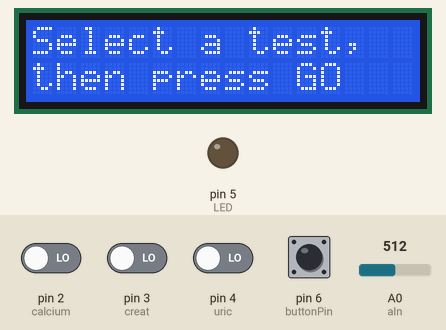
Simulated run of this sketch. Board: Arduino Uno, built with avr-gcc and run on an emulated ATmega328P. On the bench: 16×2 character LCD, output pins drawn as LEDs (lit = HIGH). The inputs (shaded band) are chosen by the test bench; at power-on: pin 2 (calcium), pin 3 (creat), pin 4 (uric), pin 6 (buttonPin) LOW, A0 (aIn) = 512.

Above: at 1.2 s.
1.3 s: pin 6 (buttonPin) pulled HIGH for 3.2 s
At 5.1 s:
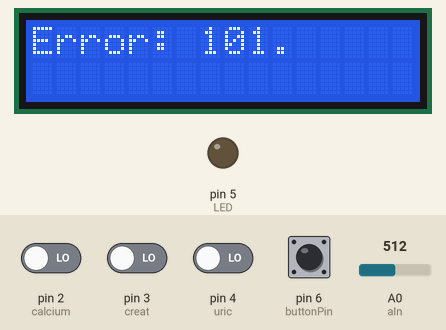
6.0 s: pin 6 (buttonPin) pulled HIGH for 0.15 s
At 7.7 s:
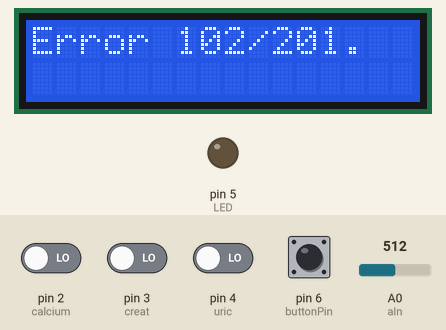
8.0 s: pin 6 (buttonPin) pulled HIGH for 1 s
At 9.9 s:
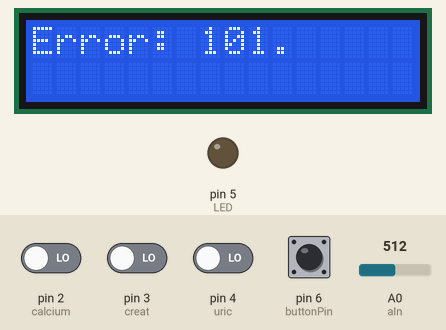
10.5 s: pin 2 (calcium) driven HIGH and pin 6 (buttonPin) driven HIGH
At 13.2 s:
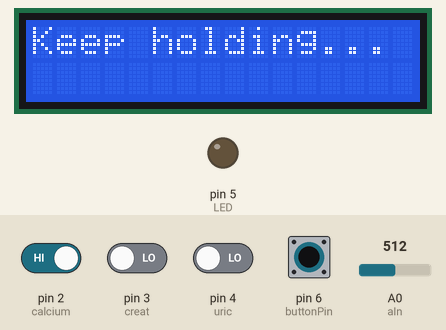
13.5 s: pin 6 (buttonPin) driven LOW
At 16.3 s:
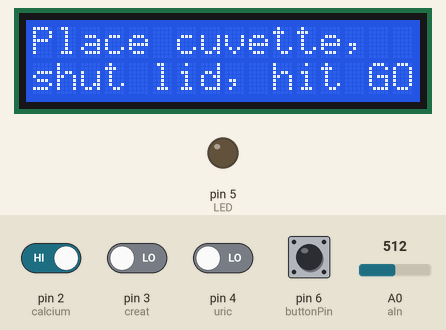
16.5 s: pin 6 (buttonPin) driven HIGH
At 18.2 s:
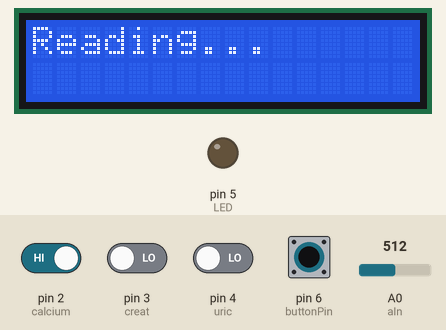
Timing chart, 0 to 36.5 s (numbered marks = the images above; inputs shaded):
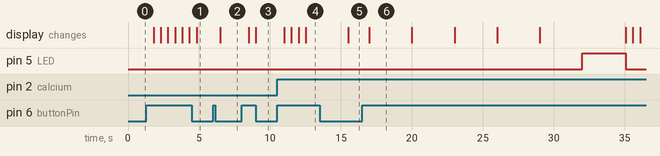

Measured:
- after the input at 1.3 s, the display: changes after 0.50 s (image 1)
- after the input at 6.0 s, the display: changes after 0.50 s (image 2)
- after the input at 8.0 s, the display: first changes after 0.51 s (image 3 shows a later state)
- after the input at 10.5 s, the display: first changes after 0.50 s (image 4 shows a later state)
- after the input at 13.5 s, the display: changes after 2.0 s (image 5)
- after the input at 16.5 s, pin 5 (LED): LOW → HIGH after 15.5 s, → LOW 3.1 s later; the display: changes after 0.50 s (image 6)

The sketch:

BME__402.ino
```cpp
/*
 * @author Tyler Bambrough
 * @author Jack O'Keefe
 *
*/

// constants won't change. They're used here to set pin numbers:
const int calcium = 2;
const int creat = 3;
const int uric = 4;
const int LED = 5;
const int buttonPin = 6;  // the number of the pushbutton pin
const int rs = 8, en = 9, d4 = 10, d5 = 11, d6 = 12, d7 = 13;


// variables will change:
int calciumState = 0;
int creatState = 0;
int uricState = 0;
int buttonState = 0;  // variable for reading the pushbutton status
int test = 0;  // variable for specifying which test is selected
double avg = 0.0;


//include the library code:
#include <LiquidCrystal.h>
// initialize the library by associating any needed LCD interface pin
// with the arduino pin number it is connected to
LiquidCrystal lcd(rs, en, d4, d5, d6, d7);

void setup() {
  // set up serial communication at 9600 bits per second (baud):
  Serial.begin(9600);
  // initialize the pushbutton pin as an input:
  pinMode(buttonPin, INPUT);
  // initialize the feedback at triple switch to determine which test
  // resistor is connected
  pinMode(calcium, INPUT);
  pinMode(creat, INPUT);
  pinMode(uric, INPUT);
  // initialize the LED pin as an output:
  pinMode(LED, OUTPUT);
  lcd.begin(16, 2);
}

void loop() {
  digitalWrite(LED, LOW);  // LED is off
  lcd.clear();
  lcd.print("Select a test,");
  lcd.setCursor(0,1);
  lcd.print("then press GO");
  waitForButton();

  test = whichTest();  // figure out which test is desired
  displayTestSelected();  // display selected test on screen
  waitForButton();

  if (test>0 && test == whichTest()) {  // checking for errors: if test never specified or if switch has been changed
    askIfMistakeMade();  // display option to start over in case wrong test selected
    if (!mistakeMade()) {  // if no mistake has been made
      lcd.clear();
      lcd.print("Place cuvette,");
      lcd.setCursor(0,1);
      lcd.print("shut lid, hit GO");
      waitForButton();
      dataAcquisition();  // obtain average voltage value from voltage divider
      // ensuring test has not been switched and no error in data collecting
      if (whichTest() == test && avg > 0.0) {
        measureConc();  // calculate calcium concentration from data
      }
      // display error: either the test selector was switched part way (third instance), or error in data acquisition (third instance)
      else {
        lcd.clear();
        lcd.print("Error 203/303.");
      }
      // Test fully completed, pressing button starts program over
    }
  }
  // display error: either the test selector not initialized, or test selector was switched part way
  else {
    lcd.clear();
    lcd.print("Error 102/201.");
  }
  waitForButton();
}

// Method that determines if button was pressed
// @return boolean that answers question: True or false, was the button pressed?
bool ok() {
  buttonState = digitalRead(buttonPin);  // read input from one end of switch
  // if the button is pressed then the circuit will be connected and the pin will read a voltage
  if (buttonState == HIGH) {
    return true;
  }
  // if the button is not pressed then the circuit will be open and the pin will not read a voltage
  else {
    return false;
  }
}

void waitForButton() {
  bool cont = false;
  while (!cont) {  // wait for button to be pressed
    cont = ok();
  }
  delay(500);  // delay for stability TODO: figure out shortest amount of time where this still works
}

// Method that determines which test has been selected
// @return integer that is specific to a test
int whichTest() {
  calciumState = digitalRead(calcium);
  creatState = digitalRead(creat);
  uricState = digitalRead(uric);
  // reads the input from the net before each specific resistor
  // nets that are at voltage have been selected
  if (calciumState == HIGH) {
    return 1;  // 1 is unique to calcium
  }
  else if (creatState == HIGH) {
    return 2;  // 2 is unique to creatinine
  }
  else if (uricState == HIGH) {
    return 3;  // 3 is unique to uric acid
  }
  else {
    return 0;  // do not assign test selector if error has occured
  }
}

// Method that displays on lcd screen which test has been selected
void displayTestSelected() {
  lcd.clear();
  // 1 is unique to the calcium test
  if (test == 1) {
    lcd.print("Calcium test");
    lcd.setCursor(0,1);
    lcd.print("selected.");
  }
  // 2 is unique to the creatinine test
  else if (test == 2) {
    lcd.print("Creatinine test");
    lcd.setCursor(0,1);
    lcd.print("selected.");
  }
  // 3 is unique to the uric acid test
  else if (test == 3) {
    lcd.print("Uric acid test");
    lcd.setCursor(0,1);
    lcd.print("selected.");
  }
  // display error: the test selector was not initialized (first instance)
  else {
    lcd.print("Error: 101.");
  }
}

// Method that displays instructions in case a mistake was made
void askIfMistakeMade() {
  // tell user to hold button to reset program
  lcd.clear();
  lcd.print("Hold GO to");
  lcd.setCursor(0,1);
  lcd.print("restart ");
  lcd.setCursor(7, 1);
  // display which test was selected
  if (test == 1) {
    lcd.print("(Calci)");
  }
  else if (test == 2) {
    lcd.print("(Crea)");
  }
  else if (test == 3) {
    lcd.print("(Uric)");
  }
  // display error: the test selector was not initialized (third instance)
  else {
    lcd.clear();
    lcd.print("Error: 103");
  }
}

// Method that allows user to reset the program if a mistake was made
// @return boolean that answers question: True or false, was an error made?
bool mistakeMade() {
  long ttime = millis();  // set point in time
  // stay in loop for at most five seconds
  while(millis() < ttime + 3000) {
    // if the button is pressed
    if (ok()) {
      // tell user to keep holding button
      lcd.clear();
      lcd.print("Keep holding...");
      delay(2000);  // wait appropriate time to ensure button wasn't accidentally pressed
      // if the button is still pressed
      if (ok()) {
        // inform user that program has been reset
        lcd.clear();
        lcd.print("Reset.");
        delay(3000);
        return true;  // a mistake has been made
      }
    }
  }
  return false;  // a mistake has not been made
}

// Method that turns on/off LED and reads output from voltage divider
// @return average voltage output from voltage divider
void dataAcquisition () {
  int counter = 0;  // initialize loop counter
  double sum = 0.0;  // initialize sum of all values (for averaging)
  double voltageValues[350];  // initialize array to store values in
  double aIn = A0;  // initialize pin as analog input
  // display that the test is being performed on screen
  lcd.clear();
  lcd.print("Reading...");
  if (test == 2) {
    long ttime = millis();
    long temptime = ttime;
    int pposition = 1;
    while (millis() < ttime + 179000) {
      if (millis() > temptime + 3000) {
        lcd.clear();
        lcd.setCursor(0, pposition);
        pposition = abs(pposition - 1);
        lcd.print("Reading...");
        temptime = temptime + 3000;
      }
    }
  }
  else {
    long ttime = millis();
    long temptime = ttime;
    int pposition = 1;
    while (millis() < ttime + 15000) {
      if (millis() > temptime + 3000) {
        lcd.clear();
        lcd.setCursor(0, pposition);
        pposition = abs(pposition - 1);
        lcd.print("Reading...");
        temptime = temptime + 3000;
      }
    }
  }
  digitalWrite(LED, HIGH);  // turn on LED
  delay(3000); // delay for stability
  // run the loop 350 times or break if the test selector was switched part way
  while (counter < 350 && test == whichTest()) {
    double sensorValue = analogRead(aIn); // read the input on analog pin 0:
    voltageValues[counter] = (sensorValue) * 5 / 1023; // store voltage value into array
    counter = counter + 1; // move the counter up for every loop iteration
  }
  digitalWrite(LED, LOW);  // turn LED off
  // display error: either the test selector was switched part way (second instance), or error in data acquisition (first instance)
  if (counter != 350) {
    lcd.clear();
    lcd.print("Error: 202/301.");
    test = 0;
    waitForButton();
  }
  // sum all values and find average
  else {
    for (int i = 0; i < 350; ++i) {
      sum += voltageValues[i];
    }
  avg = sum / 350;
  }
}

// Method for converting voltage value to concentration
// @param average voltage value from data acquisition
void measureConc() {
  if (avg > 0.0) {
    double conc = 0.0;
    lcd.clear();
    if (test == 1) {
      conc = 1.2055 * avg - 2.8284;
      lcd.print("Calcium: ");
      lcd.setCursor(0,1);
      lcd.print(conc, 4);
    }
    else if (test == 2) {
      conc = 4.5621*avg - 10.674;
      lcd.print("Creatinine:");
      lcd.setCursor(0,1);
      lcd.print(conc, 4);
      lcd.setCursor(6, 1);
      lcd.print(" mg/ml");
    }
      else if (test == 3) {
      conc = 0.3991*avg - 0.011;
      lcd.print("Uric Acid:");
      lcd.setCursor(0,1);
      lcd.print(conc, 4);
      lcd.setCursor(5, 1);
      lcd.print(" mg/ml");
    }
    // display error: the test selector was not initialized (fourth instance)
    else {
      lcd.clear();
      lcd.print("Error: 104.");
    }
  }
  else {
    // display error: error in data acquisition (second instance)
    lcd.clear();
    lcd.print("Error: 302.");
  }
  avg = 0.0;
}
```
